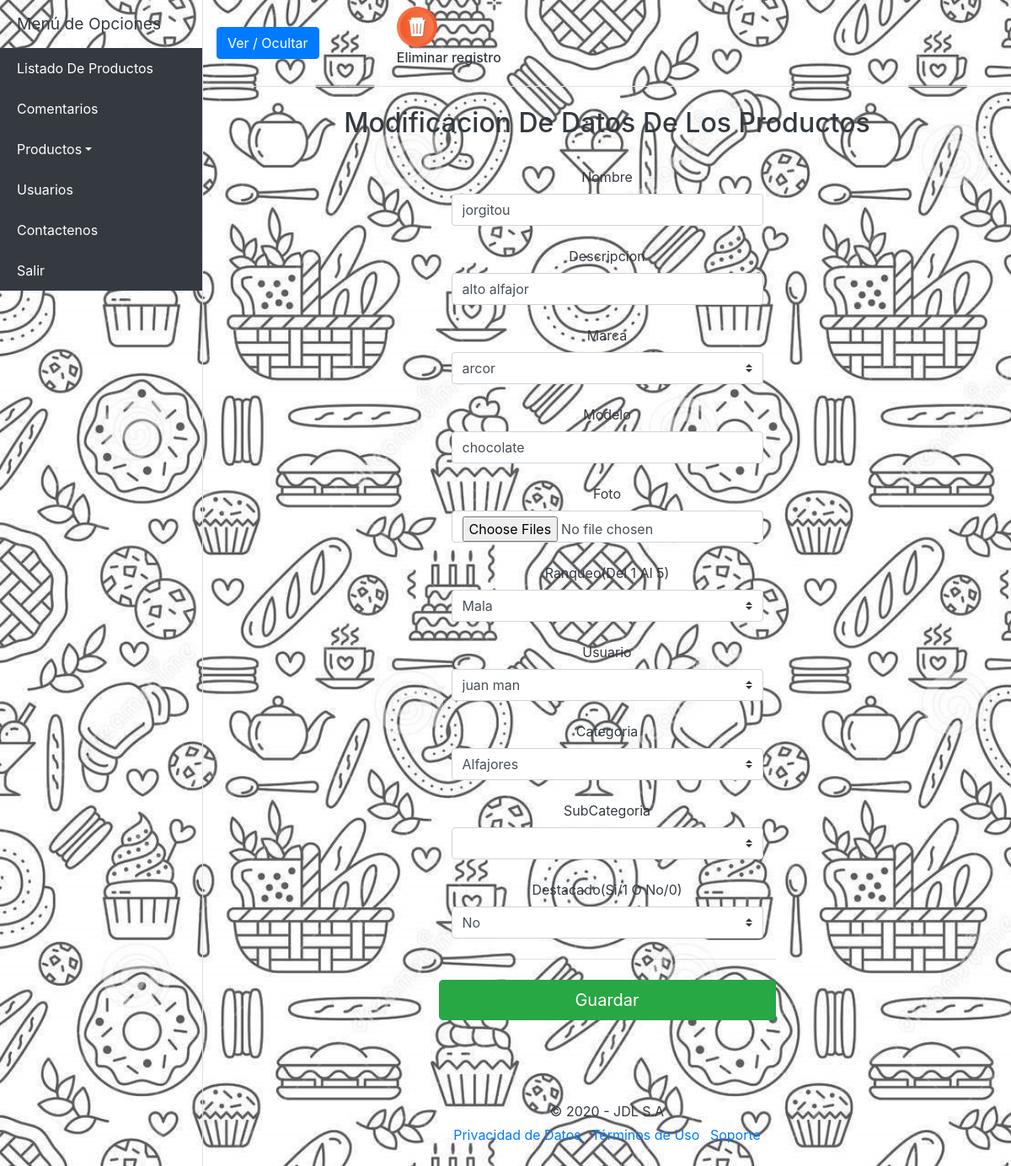
The app's page /productos/modifica.php?id_producto=1 with its own data.
### tables this page shows
CREATE TABLE `productos` (
  `id_producto` int(8) NOT NULL,
  `nombre_producto` varchar(50) DEFAULT NULL,
  `descripcion_producto` varchar(100) DEFAULT NULL,
  `marca_producto` int(8) DEFAULT NULL,
  `modelo_producto` varchar(50) DEFAULT NULL,
  `foto_producto` longblob DEFAULT NULL,
  `ranqueo_producto` int(1) DEFAULT NULL,
  `usuario_producto` int(8) DEFAULT NULL,
  `categoria_producto` int(1) DEFAULT NULL,
  `subcategoria_producto` int(1) DEFAULT NULL,
  `destacado_producto` int(1) DEFAULT NULL,
  `activo_producto` int(1) DEFAULT NULL
);

### mlibs/bodypm.php (the view, shortened to what this page needs)
<div class="d-flex" id="wrapper">
  <div class="bg-black border-right" id="sidebar-wrapper">
    <div class="sidebar-heading bg-black text-dark">Menú de Opciones</div>
      <div class="list-group list-group-flush">
      <a href="../listados/" class="list-group-item list-group-item-action bg-dark text-white">Listado De Productos</a>
        <a href="../comentarios/" class="list-group-item list-group-item-action bg-dark text-white">Comentarios</a>
        <a href="#pageSubmenu" data-toggle="collapse" aria-expanded="false" class="list-group-item list-group-item-action dropdown-toggle bg-dark text-white">Productos</a>
        <a href="../usuarios/" class="list-group-item list-group-item-action bg-dark text-white">Usuarios</a>
        <a href="../contacto/" class="list-group-item list-group-item-action bg-dark text-white">Contactenos</a>
        <a href="../" class="list-group-item list-group-item-action bg-dark text-white">Salir</a>
      </div>
    </div>
  <div id="page-content-wrapper" >
    <nav class="navbar navbar-expand-lg navbar-light bg-black border-bottom">
      <button class="btn btn-primary" id="menu-toggle">Ver / Ocultar</button>
      <div class="col-sm-2 offset-md-1 text-dark">
		    <img border="0" src="../img/delete.png" width="48" height="48" title="Inactivar"
            <?php echo " onclick=location.href='"
												. "cuidado.php?id_producto=".$_GET['id_producto'] . "'"; ?>;
						<?php echo " onKeyPress=location.href='"
												. "cuidado.php?id_producto=".$_GET['id_producto'] . "'"; ?>
						style='cursor:pointer';/>
            <label for="boton_eliminar"><h6>Eliminar registro</h6></label>
      </div>
    </nav>
    <div class="col-md-12 order-md-1" ALIGN=center>
    <h2 class="mt-4 text-dark" >Modificacion De Datos De Los Productos</h2>
<div class="container">
    <div class="d-flex justify-content-center text-dark">
      <form ALIGN=center class="form-horizontal" action="../productos/modi.php" method="POST">
        <div class="form-group">
          <div class="col-md-12 mb-4">
            <label for="nombre_producto">Nombre</label>
            <input type="text" class="form-control" name="nombre_producto" placeholder="" value=<?php echo "'".$productos[0]['nombre_producto']."'" ?> required>
          </div>
          <div class="col-md-12 mb-4">
            <label for="descripcion_producto">Descripcion</label>
            <input type="text" class="form-control" name="descripcion_producto" placeholder="" value=<?php echo "'".$productos[0]['descripcion_producto']."'" ?> required>
          </div>
          <div class="col-md-12 mb-4">
           <label for="marca_producto">Marca</label>
           <select class="custom-select d-block w-100" name="marca_producto" required>
           <?php
				     $long = count($marcas);
				     for($i=0; $i< $long; $i++){
				     echo "<option";
             echo " value=" .$marcas[$i]['id_marca'].">";
                 echo $marcas[$i]['nombre_marca'];
				     echo "</option>";
             }
				   ?>
            </select>
          </div>
          <div class="col-md-12 mb-4">
            <label for="modelo_producto">Modelo</label>
            <input type="text" class="form-control" name="modelo_producto" placeholder="" value=<?php echo "'".$productos[0]['modelo_producto']."'" ?> required>
          </div>
          <div class="col-md-12 mb-4">
            <label for="foto_producto">Foto</label>
            <input type="file" class="form-control" id="image" name="foto_producto" placeholder="" value=<?php echo "'".$productos[0]['foto_producto']."'" ?> multiple>
          </div>
          <div class="col-md-12 mb-4">
            <label for="ranqueo_producto">Ranqueo(Del 1 Al 5)</label>
            <select type="text" class="custom-select d-block w-100" name="ranqueo_producto" placeholder="" value=<?php echo "'".$productos[0]['ranqueo_producto']."'" ?> required>
              <option value=1>Mala</option>
            </select>
          </div>
          <div class="col-md-12 mb-4">
           <label for="usuario_producto">Usuario</label>
           <select class="custom-select d-block w-100" name="usuario_producto" required>
           <?php
				     $long = count($usuarios);
				     for($i=0; $i< $long; $i++){
				     echo "<option";
             echo " value=" .$usuarios[$i]['id_usuario'].">";
                 echo $usuarios[$i]['nombre_usuario'];
				     echo "</option>";
             }
				   ?>
            </select>
          </div>
          <div class="col-md-12 mb-4">
           <label for="categoria_producto">Categoria</label>
           <select class="custom-select d-block w-100" name="categoria_producto" required>
           <?php
				     $long = count($categorias);
				     for($i=0; $i< $long; $i++){
				     echo "<option";
             echo " value=" .$categorias[$i]['id_categoria'].">";
                 echo $categorias[$i]['nombre_categoria'];
				     echo "</option>";
             }
				   ?>
            </select>
          </div>
          <div class="col-md-12 mb-4">
           <label for="subcategoria_producto">SubCategoria</label>
           <select class="custom-select d-block w-100" name="subcategoria_producto" required>
           <?php
				     $long = count($categorias);
				     for($i=0; $i< $long; $i++){
				     echo "<option";
             echo " value=" .$categorias[$i]['id_subcategoria'].">";
				     echo "</option>";
             }
				   ?>
            </select>
          </div>
          <div class="col-md-12 mb-4">
            <label for="destacado_producto">Destacado(Si/1 O No/0)</label>
            <select type="text" class="custom-select d-block w-100" name="destacado_producto" placeholder="" value=<?php echo "'".$productos[0]['destacado_producto']."'" ?> required>
              <option value=0>No</option>
            </select>
          </div>
    </div>
    <hr class="mb-4">
    <div ALIGN=center>
        <button class="btn btn-success btn-lg btn-block col-sm-12" type="submit">Guardar</button>
      </form>
    </div>
 </div>
    <?php
      include "footer.php"
    ?>
  </div>
</div>

### libs/css/simple-sidebar.css (style rules this page uses)
body { overflow-x: hidden; }
#sidebar-wrapper { min-height: 100vh; margin-left: -15rem; -webkit-transition: margin .25s ease-out; -moz-transition: margin .25s ease-out; -o-transition: margin .25s ease-out; transition: margin .25s ease-out; }
#sidebar-wrapper .sidebar-heading { padding: 0.875rem 1.25rem; font-size: 1.2rem; }
#sidebar-wrapper .list-group { width: 15rem; }
#page-content-wrapper { min-width: 100vw; }
@media (min-width: 768px) { #sidebar-wrapper { margin-left: 0; } }
@media (min-width: 768px) { #page-content-wrapper { min-width: 0; width: 100%; } }

### libs/js/form-validation.css (style rules this page uses)
.container { max-width: 960px; }

### records on screen
productos: nombre_producto "jorgitou", descripcion_producto "alto alfajor", modelo_producto "chocolate", ranqueo_producto "Mala", destacado_producto "No"

### other values on screen
form field marca_producto "arcor"
form field usuario_producto "juan man"
form field categoria_producto "Alfajores"
